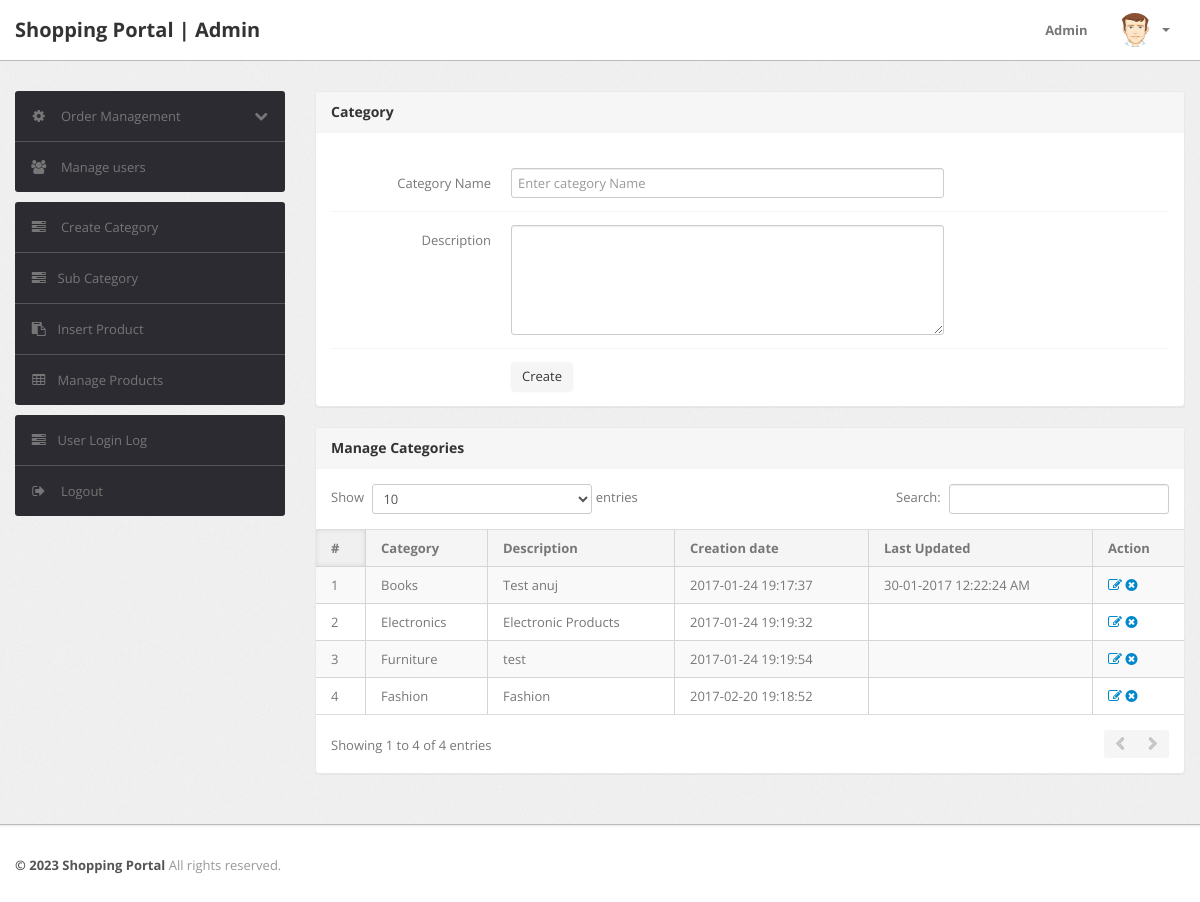
/admin/category.php (signed in), run on an earlier commit of the app's database.
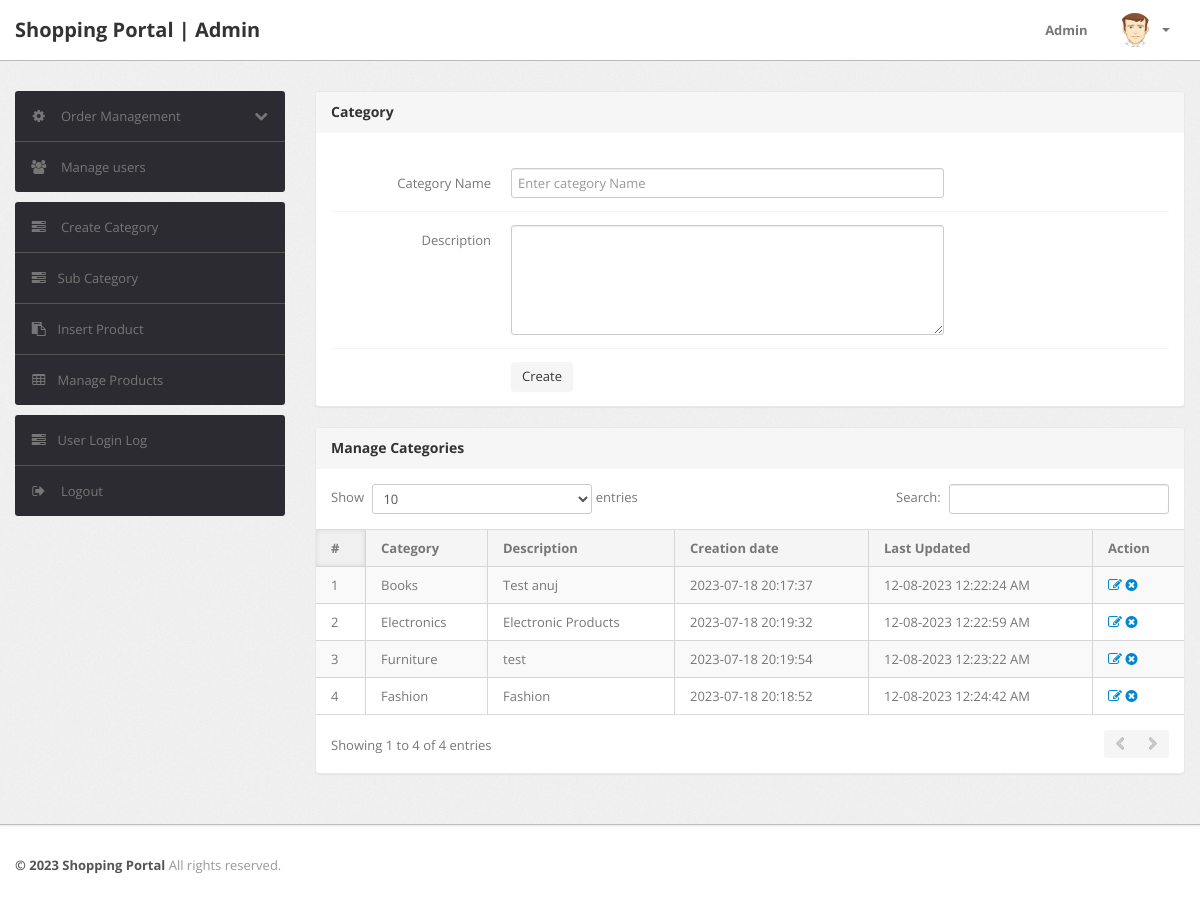
And on a later commit of the database.
### tables this page shows
CREATE TABLE `category` (
  `id` int(11) NOT NULL,
  `categoryName` varchar(255) DEFAULT NULL,
  `categoryDescription` longtext DEFAULT NULL,
  `creationDate` timestamp NOT NULL DEFAULT current_timestamp(),
  `updationDate` varchar(255) DEFAULT NULL
);

### admin/category.php (the view, shortened to what this page needs)
<?php
include('include/config.php');
if(strlen($_SESSION['alogin'])==0)
	{
header('location:index.php');
}
else{
?>
<!DOCTYPE html>
<html lang="en">
<head>
	<link type="text/css" href="bootstrap/css/bootstrap.min.css" rel="stylesheet">
	<link type="text/css" href="bootstrap/css/bootstrap-responsive.min.css" rel="stylesheet">
	<link type="text/css" href="css/theme.css" rel="stylesheet">
	<link type="text/css" href="images/icons/css/font-awesome.css" rel="stylesheet">
</head>
<body>
<?php include('include/header.php');?>
	<div class="wrapper">
		<div class="container">
			<div class="row">
<?php include('include/sidebar.php');?>
			<div class="span9">
					<div class="content">
						<div class="module">
							<div class="module-head">
								<h3>Category</h3>
							</div>
							<div class="module-body">
									<br />
			<form class="form-horizontal row-fluid" name="Category" method="post" >
<div class="control-group">
<label class="control-label" for="basicinput">Category Name</label>
<div class="controls">
<input type="text" placeholder="Enter category Name"  name="category" class="span8 tip" required>
</div>
</div>
<div class="control-group">
											<label class="control-label" for="basicinput">Description</label>
											<div class="controls">
												<textarea class="span8" name="description" rows="5"></textarea>
											</div>
										</div>
	<div class="control-group">
											<div class="controls">
												<button type="submit" name="submit" class="btn">Create</button>
											</div>
										</div>
									</form>
							</div>
						</div>
	<div class="module">
							<div class="module-head">
								<h3>Manage Categories</h3>
							</div>
							<div class="module-body table">
								<table cellpadding="0" cellspacing="0" border="0" class="datatable-1 table table-bordered table-striped	 display" width="100%">
									<thead>
										<tr>
											<th>#</th>
											<th>Category</th>
											<th>Description</th>
											<th>Creation date</th>
											<th>Last Updated</th>
											<th>Action</th>
										</tr>
									</thead>
									<tbody>
<?php $query=mysqli_query($con,"select * from category");
$cnt=1;
while($row=mysqli_fetch_array($query))
{
?>
										<tr>
											<td><?php echo htmlentities($cnt);?></td>
											<td><?php echo htmlentities($row['categoryName']);?></td>
											<td><?php echo htmlentities($row['categoryDescription']);?></td>
											<td> <?php echo htmlentities($row['creationDate']);?></td>
											<td><?php echo htmlentities($row['updationDate']);?></td>
											<td>
											<a href="edit-category.php?id=<?php echo $row['id']?>" ><i class="icon-edit"></i></a>
											<a href="category.php?id=<?php echo $row['id']?>&del=delete" onClick="return confirm('Are you sure you want to delete?')"><i class="icon-remove-sign"></i></a></td>
										</tr>
										<?php $cnt=$cnt+1; } ?>
								</table>
							</div>
						</div>
					</div>
				</div>
			</div>
		</div>
	</div>
<?php include('include/footer.php');?>
</body>
<?php } ?>

What changed in the data, as far as the page shows it:
changed category "Books": creationDate "2017-01-24 19:17:37" → "2023-07-18 20:17:37"; updationDate "30-01-2017 12:22:24 AM" → "12-08-2023 12:22:24 AM"
changed category "Electronics": creationDate "2017-01-24 19:19:32" → "2023-07-18 20:19:32"; updationDate (not shown) → "12-08-2023 12:22:59 AM"
changed category "Furniture": creationDate "2017-01-24 19:19:54" → "2023-07-18 20:19:54"; updationDate (not shown) → "12-08-2023 12:23:22 AM"
changed category "Fashion": creationDate "2017-02-20 19:18:52" → "2023-07-18 20:18:52"; updationDate (not shown) → "12-08-2023 12:24:42 AM"
